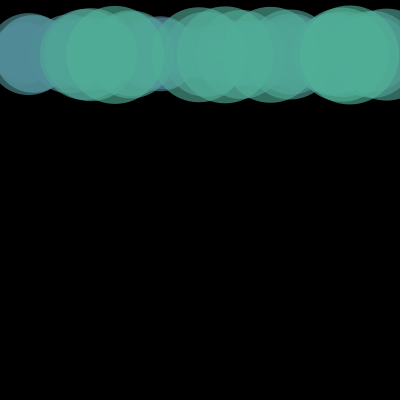
Frame 1 (no input)
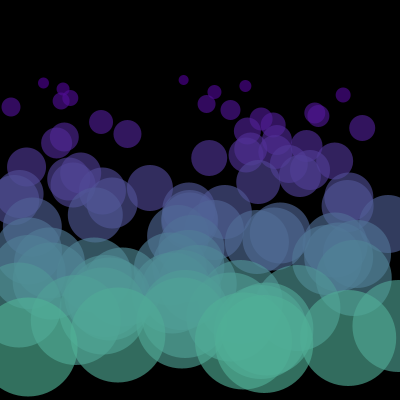
Frame 60 (the mouse pressed at the canvas centre just before this capture)
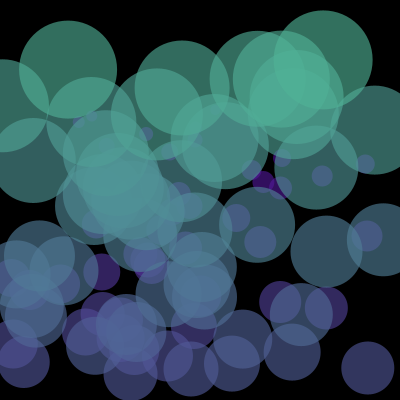
Frame 120 (the mouse held since frame 60 and released just before this capture)

The Processing sketch that drew these frames (run headless with seeded random() and noise(); from frame 60 on, the mouse is pressed at the canvas centre):

// Processing sketch: processing_170118
// ── processing_170118.pde

int numSpots = 90;

Spot[] spots = new Spot[numSpots];

void setup() {
  frameRate(10);
  size(400, 400);
  noStroke();
//  stroke(0);
//  strokeWeight(.3);
  for (int i = 0; i < spots.length; i++) {
    float x = 10 + i*4;
    float rate = 0.5 + i*0.05; // Create each object
    spots[i] = new Spot(x, 50, rate*20, rate);
  }
}

void draw() {
  background(0);
  
  for (int i = 0; i < spots.length; i++) {
    fill(80,i*2,150,160);
    spots[i].move(); // Move each object
    spots[i].display(); // Display each object
  }
}

class Spot {
  float x, y; // X-coordinate, y-coordinate
  float diameter; // Diameter of the circle
  float speed; // Distance moved each frame
  int direction = 1; // Direction of motion (1 is down, -1 is up)
  // Constructor
    Spot(float xpos, float ypos, float dia, float sp) {
      x = xpos;
      y = ypos;
      diameter = dia;
      speed = sp;
    }
 
  void move() {
    y += (speed * direction);
    if ((y > (height - diameter/2)) || (y < diameter/2)) {
      direction *= -1;
  }
  }
  
  void display() {
    x = random(0,400);
  ellipse(x, y, diameter, diameter);
  }
}
